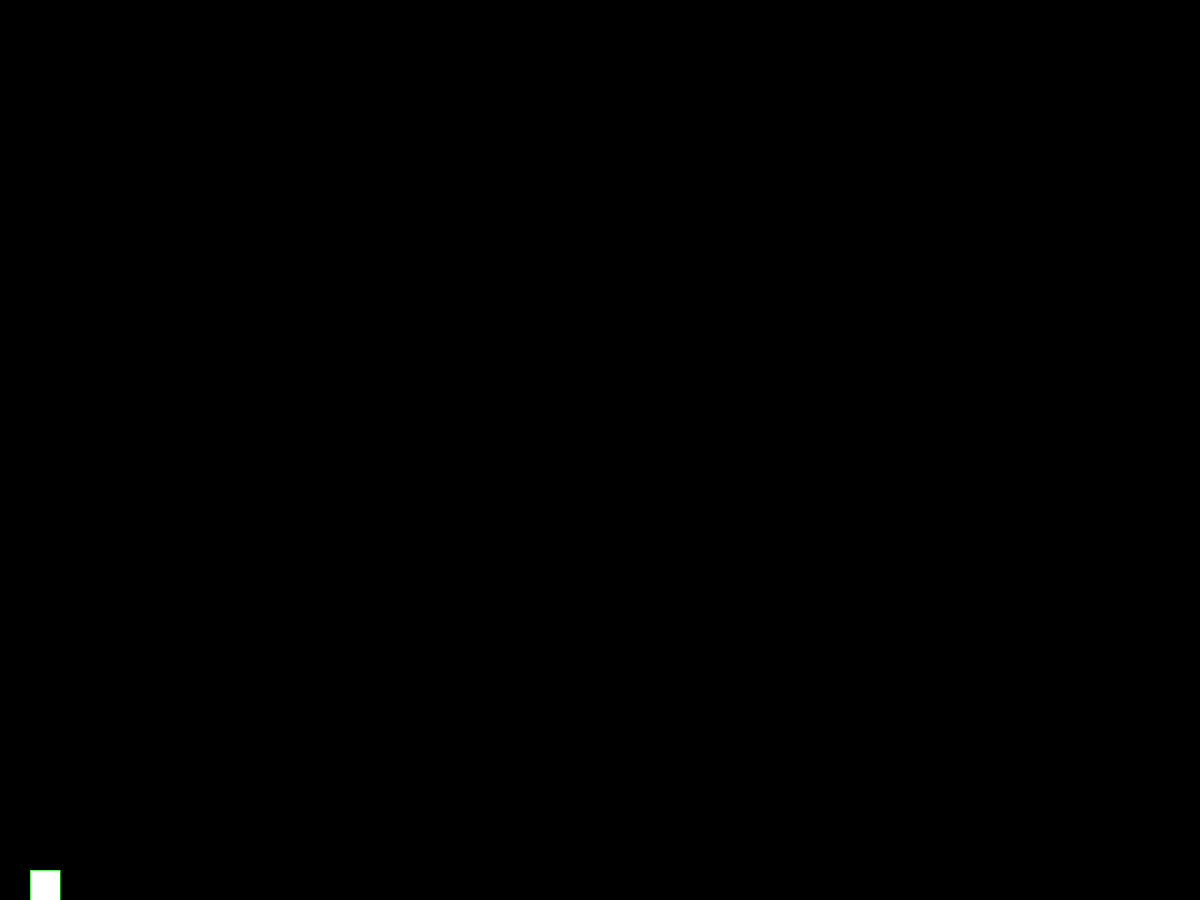
Frame 1 (no input)
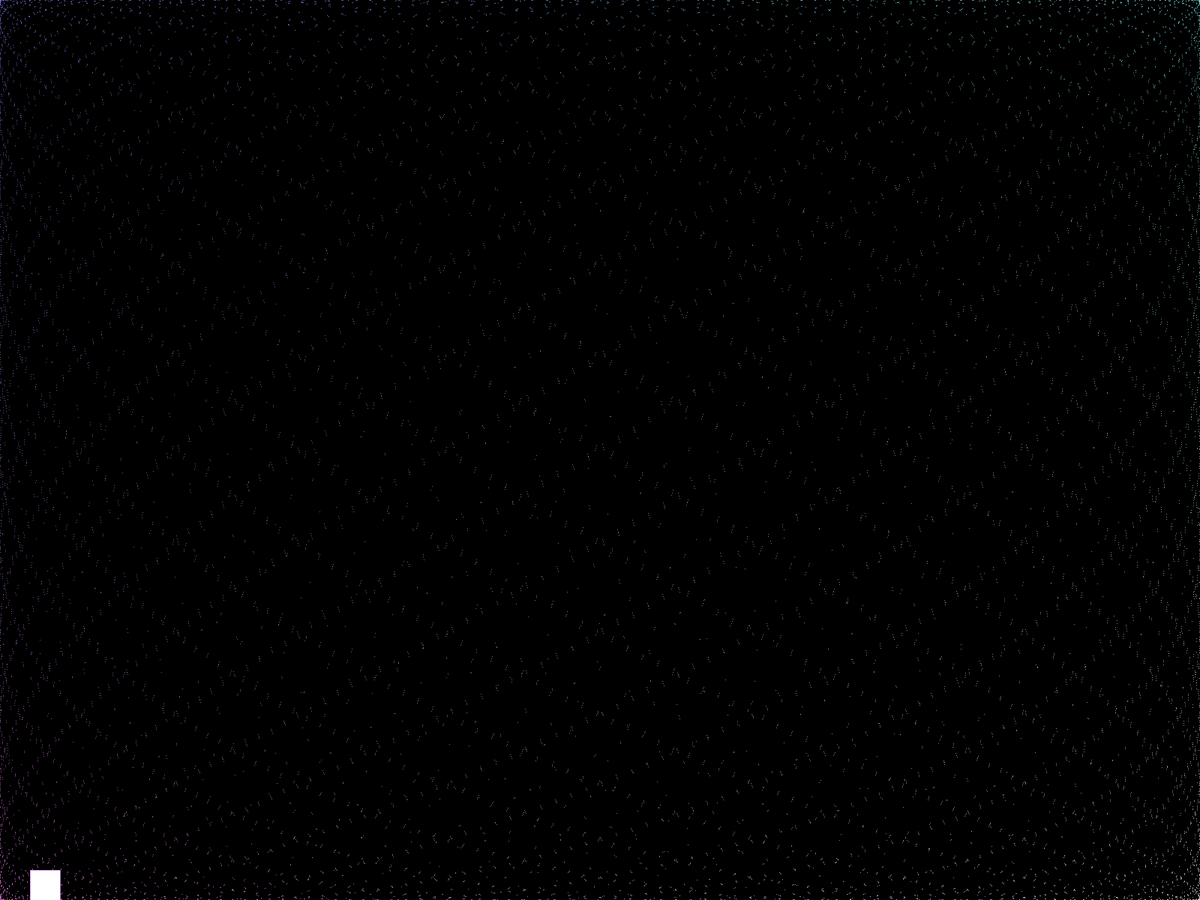
Frame 60 (the mouse pressed at the canvas centre just before this capture)
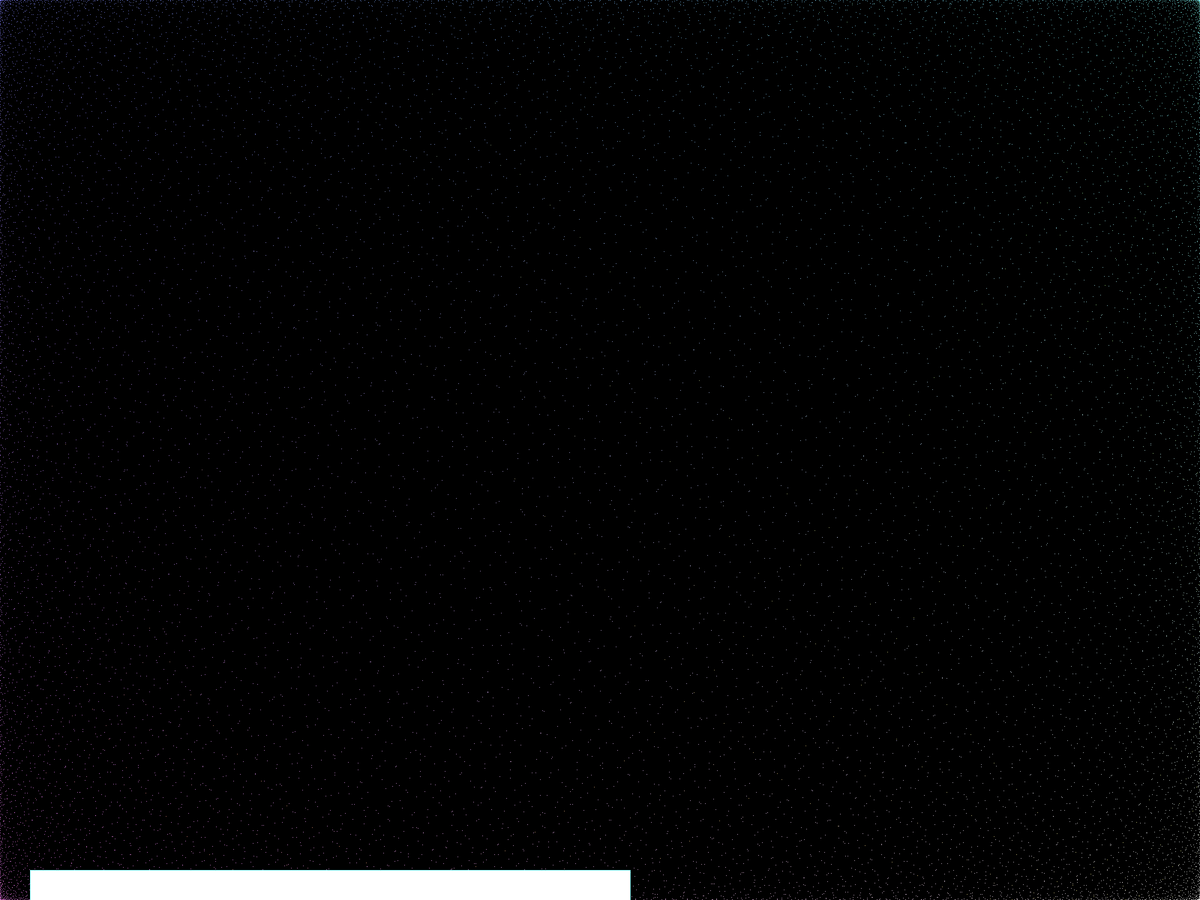
Frame 120 (the mouse held since frame 60 and released just before this capture)

The Processing sketch that drew these frames (run headless with seeded random() and noise(); from frame 60 on, the mouse is pressed at the canvas centre):

// Processing sketch: beautiaf
// ── beautiaf.pde
void setup() {
  fullScreen();
  //size(1000,500);
  stroke(255);
  strokeWeight(1);
}
float z=0;
float rx(float x){
  return (width/2) + (x*(width/2));
}
float ry(float y){
  return (height/2) + (y*(height/2));
}
float rc(float c) {
  return (192 + (c*63))%255;
}
color col(float i, float z){
  return color(
    rc(cos(i/(z/10))),
    rc(sin(i/2)),
    rc(cos(z/(i/10))),200
    );
}
void draw() {
 // z+=.1;
  background(0);
  for (float i=z;i<width+z;i+=.1){
    float x = rx(sin(i/2));
    float y = ry(cos(i/(z/10)));
    stroke(col(i,z));
//   stroke(color(100,100,100));
    point(x,y);
    
  }
  rect(40,height-40,map(mouseX,0,width,40,width-40),height-80);
  z+=.1;//mouseX/30;
//  z++;
}
float sig(float x,float l) {
  if (x<l)return x;
  if (int(x/l)%2==1) return l-(x%l);
  return x%l;
}
